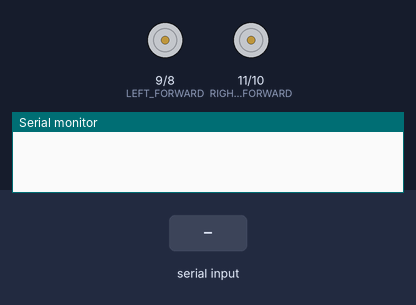
A sketch run on a simulated Arduino Uno, built with avr-gcc and run on an emulated ATmega328P. Shown: motor-driver pin pairs drawn as motors (green arrow = first pin HIGH = forward, orange = second pin HIGH = backward, longer = more drive), the last lines printed to the serial monitor. Inputs (shaded band) come from the test bench.

Above: at 1.2 s.
1.3 s: "1" received over the second serial link
At 1.7 s:
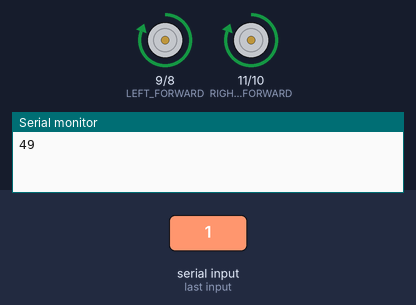
2.8 s: "2" received over the second serial link
At 4.1 s:
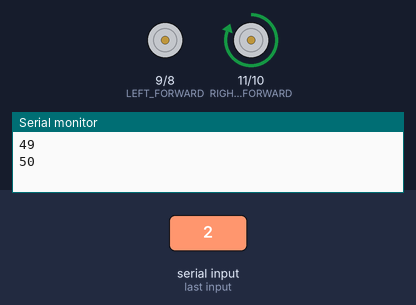
Timing chart, 0 to 5.8 s (numbered marks = the images above; inputs shaded):
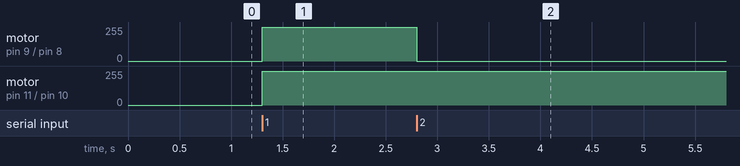

Measured:
- after the input at 1.3 s, motor on pin 9 (LEFT_FORWARD) / pin 8 (LEFT_BACKWARD), motor on pin 11 (RIGHT_FORWARD) / pin 10 (RIGHT_BACKWARD): stopped → forward 255/255 at once
- after the input at 2.8 s, motor on pin 9 (LEFT_FORWARD) / pin 8 (LEFT_BACKWARD): forward 255/255 → stopped at once

The sketch:

Motor_testing.ino
```cpp
#include <SoftwareSerial.h>

// Amazon app commands
const int FORWARD_COMMAND = 49;
const int BACKWARD_COMMAND = 53;
const int LEFT_COMMAND = 50;
const int RIGHT_COMMAND = 52;
const int STOP_COMMAND = 51;

const int LEFT_FORWARD = 9;
const int LEFT_BACKWARD = 8;
const int RIGHT_FORWARD = 11;
const int RIGHT_BACKWARD = 10;

int Command = 0;

SoftwareSerial Remote (2,3);

void setup() {
  Remote.begin(9600);
  Serial.begin(9600);
  pinMode(LEFT_FORWARD,OUTPUT);
  pinMode(LEFT_BACKWARD,OUTPUT);
  pinMode(RIGHT_FORWARD,OUTPUT);
  pinMode(RIGHT_BACKWARD,OUTPUT);
}

void loop() {
  if (Remote.available())
  {
    Command = Remote.read();
    Serial.println(Command);

    if (Command == FORWARD_COMMAND)
    {
      moveForward();
    }
    else if (Command == BACKWARD_COMMAND)
    {
      moveBackward();
    }
    else if (Command == RIGHT_COMMAND)
    {
      moveRight();
    }
    else if (Command == LEFT_COMMAND)
    {
      moveLeft();
    }
    else if (Command == STOP_COMMAND)
    {
      moveStop();
    }
  }
}

void moveForward()
{
  digitalWrite(LEFT_FORWARD,HIGH);
  digitalWrite(LEFT_BACKWARD,LOW);
  digitalWrite(RIGHT_FORWARD,HIGH);
  digitalWrite(RIGHT_BACKWARD,LOW);
}

void moveBackward()
{
  digitalWrite(LEFT_BACKWARD,HIGH);
  digitalWrite(LEFT_FORWARD,LOW);
  digitalWrite(RIGHT_BACKWARD,HIGH);
  digitalWrite(RIGHT_FORWARD,LOW);
}
void moveRight()
{
  digitalWrite(LEFT_FORWARD,HIGH);
  digitalWrite(LEFT_BACKWARD,LOW);
  digitalWrite(RIGHT_FORWARD,LOW);
  digitalWrite(RIGHT_BACKWARD,LOW);
}
void moveLeft()
{
  digitalWrite(RIGHT_FORWARD, HIGH);
  digitalWrite(RIGHT_BACKWARD,LOW);
  digitalWrite(LEFT_FORWARD,LOW);
  digitalWrite(LEFT_BACKWARD,LOW);
}

void moveStop()
{
  digitalWrite(LEFT_FORWARD,LOW);
  digitalWrite(LEFT_BACKWARD,LOW);
  digitalWrite(RIGHT_FORWARD,LOW);
  digitalWrite(RIGHT_BACKWARD,LOW);
}
```
